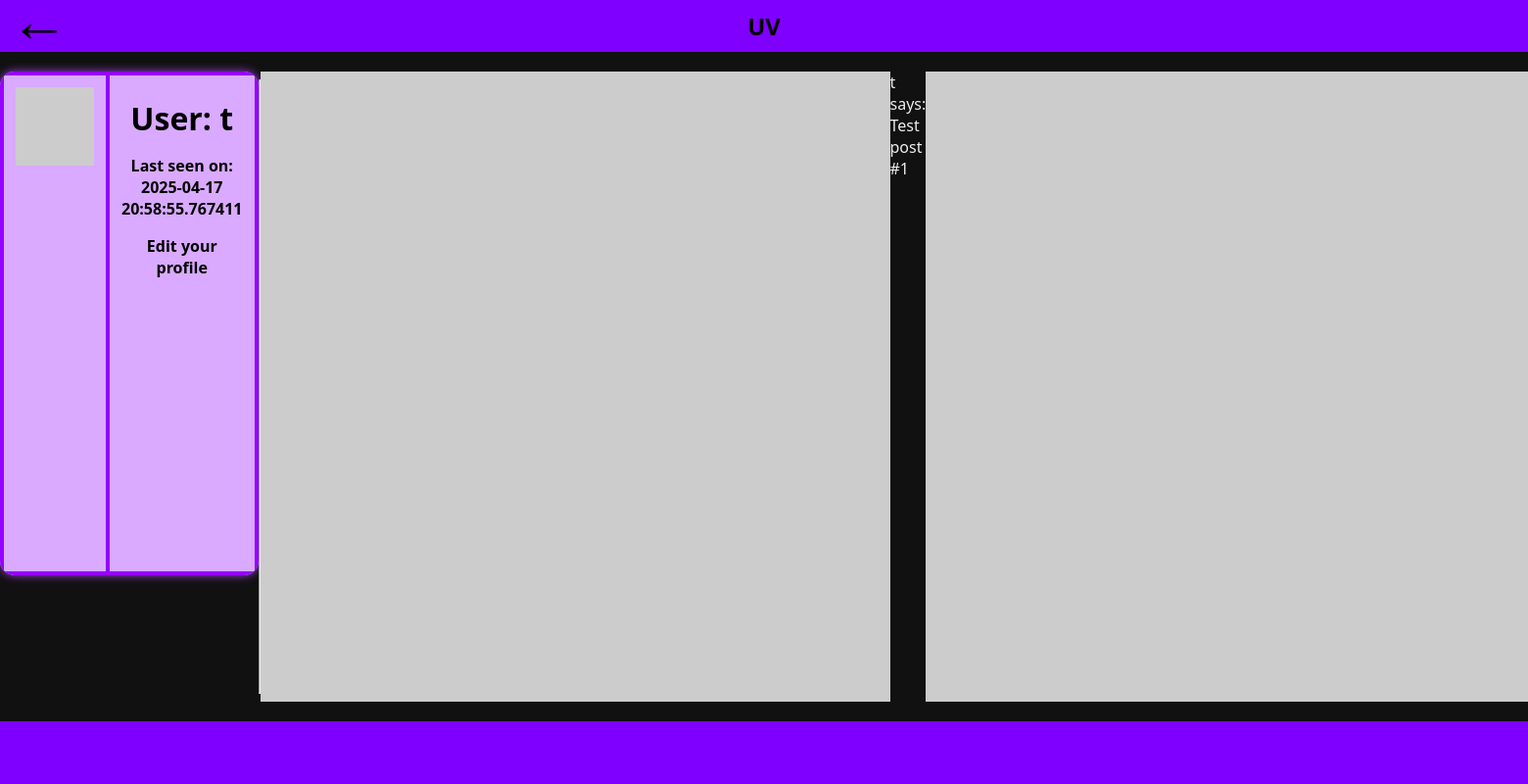
Before: /user/t (signed in) with the older database file.
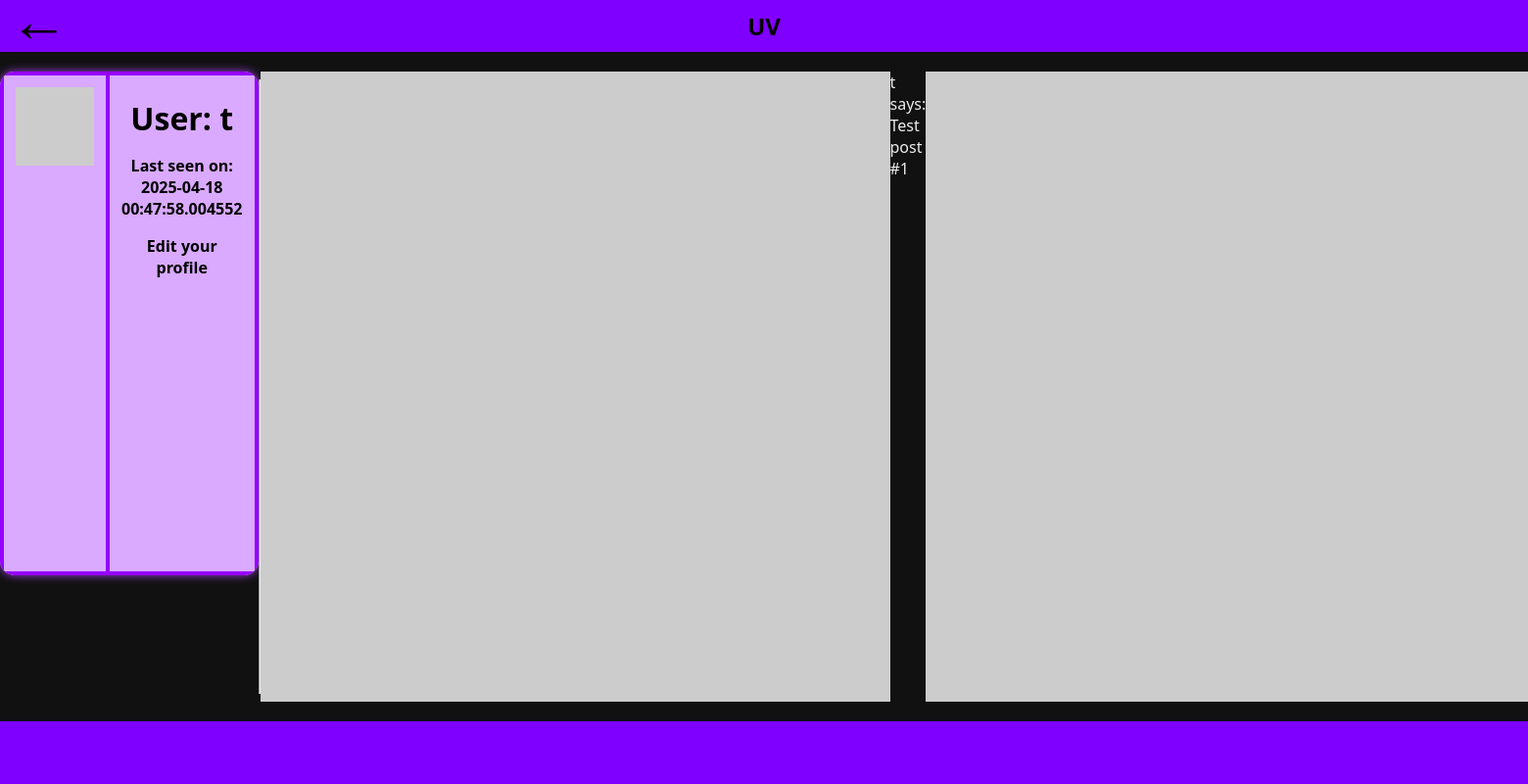
After: the same page with the newer database file.
### app/models.py (models this page shows, shortened)
class User(UserMixin, db.Model):
    id: so.Mapped[int] = so.mapped_column(primary_key=True)
    username: so.Mapped[str] = so.mapped_column(sa.String(64), index=True,
                                                unique=True)
    email: so.Mapped[str] = so.mapped_column(sa.String(120), index=True,
                                                unique=True)
    password_hash: so.Mapped[Optional[str]] = so.mapped_column(sa.String(256))
    posts: so.WriteOnlyMapped['Post'] = so.relationship(
        back_populates='author')
    def avatar(self, size):
        digest = md5(self.email.lower().encode('utf-8')).hexdigest()
        return f'https://www.gravatar.com/avatar/%7Bdigest%7D?d=identicon&s={size}'
    about_me: so.Mapped[Optional[str]] = so.mapped_column(sa.String(140))
    last_seen: so.Mapped[Optional[datetime]] = so.mapped_column(
        default=lambda: datetime.now(timezone.utc))

### app/routes.py (the view)
@app.route('/user/<username>')
@login_required
def user(username):
    user = db.first_or_404(sa.select(User).where(User.username == username))
    posts = [
        {'author': user, 'body': 'Test post #1'},
        {'author': user, 'body': 'Test post #2'}
    ]
    return render_template('user.html', user=user, posts=posts, exibir_botao_voltar=True)

### app/models.py (called while the page is built)
@login.user_loader
def load_user(id):
    return db.session.get(User, int(id))

### app/routes.py (called while the page is built)
@app.before_request
def before_request():
    if current_user.is_authenticated:
        current_user.last_seen = datetime.now(timezone.utc)
        db.session.commit()

### app/templates/user.html (shortened to what this page needs)
{% extends "base.html" %}
{% block content %}
        <table>
            <tr valign="top">
                <td><img src="{{ user.avatar(128) }}"></td>
                <td>
                    <h1>User: {{ user.username }}</h1>
                    {% if user.last_seen %}<p>Last seen on: {{ user.last_seen }}</p>{% endif %}
                    {% if user == current_user %}
                        <p><a href="{{ url_for('edit_profile') }}">Edit your profile</a></p>
                    {% endif %}
                </td>
            </tr>
        </table>
    <hr>
    {% for post in posts %}
        {% include '_post.html' %}
    {% endfor %}
{% endblock %}

### app/templates/base.html (shortened to what this page needs)
<!DOCTYPE html>
<html lang="en">
<head>
    <link rel="stylesheet" href="{{ url_for('static', filename='css/style.css') }}">
    <link rel="stylesheet" href="{{ url_for('static', filename='css/login.css') }}">
    <link rel="stylesheet" href="{{ url_for('static', filename='css/index.css') }}">
    <link rel="stylesheet" href="{{ url_for('static', filename='css/registros.css') }}">
    <link rel="stylesheet" href="{{ url_for('static', filename='css/editar_registro.css') }}">
    <link rel="stylesheet" href="{{ url_for('static', filename='css/estatistica.css') }}">
    <link rel="stylesheet" href="{{ url_for('static', filename='css/manual.css') }}">
</head>
<body>
</body>
</html><body>
    <div class="header">
        {% if exibir_botao_voltar %}
        <a href="{{ url_for('index') }}">←</a>
        {% endif %}
        <h1 class="global-title">UV</h1>
    </div>
    <div class="container">
        {% block content %}{% endblock %}
    </div>
    <div class="footer">
    </div>
</body>

### app/templates/_post.html (shortened to what this page needs)
<tr valign="top">
    <td><img src="{{ post.author.avatar(36) }}"></td>
    <td>{{ post.author.username }} says:<br>{{ post.body }}</td>
</tr>

### app/static/css/style.css (style rules this page uses)
html, body { margin: 0; padding: 0; height: 100%; display: flex; flex-direction: column; background-color: #111111ed; font-family: 'Segoe UI', Tahoma, Geneva, Verdana, sans-serif; color: #eee; }
.container { width: 100%; height: 100%; margin: 20px auto; flex: 1; display: flex; }
.header { position: relative; text-align: center; padding: 10px 0; background-color: #8000ff; }
.header a { position: absolute; left: 10px; top: 35%; transform: translateY(-50%); text-decoration: none; color: black; font-size: 60px; justify-content: center; align-items: center; }
.global-title { margin: 0; color: black; font-size: 24px; }
.footer { background-color: #8000ff; display: flex; justify-content: center; align-items: center; padding: 12px 0; text-align: center; color: #7F00FF; margin-top: auto; height: 5%; }

### app/static/css/registros.css (style rules this page uses)
h1, h2 { text-align: center; margin: 10px 0; }
a { color: black; text-decoration: none; margin-left: 10px; font-size: 1.2em; display: inline-block; margin-bottom: 10px; }
table { background-color: #d9aaff; border-collapse: collapse; width: 80%; max-width: 400px; border-radius: 15px; overflow: hidden; box-shadow: 0 0 10px #a03de3; height: 80%; }
th, td { padding: 12px; text-align: center; font-weight: bold; font-size: 1em; border: 2px solid #3f006b; }
a { font-size: 16px; margin: 0px; text-decoration: none; }

### app/static/css/estatistica.css (style rules this page uses)
.table-estatistica tr, td, th { border-color: #9600ff; border-width: 4px; color: black; }

Changed rows visible on the page:
changed User: last_seen "2025-04-17 20:58:55.767411" → "2025-04-18 00:47:58.004552"
